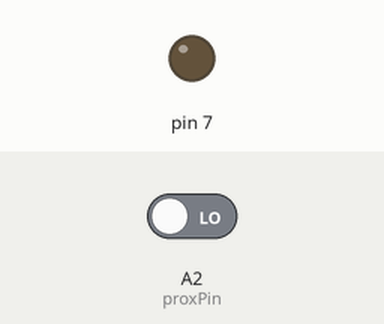
Bench run of a sketch on a simulated Arduino Uno, built with avr-gcc and run on an emulated ATmega328P. Parts: output pins drawn as LEDs (lit = HIGH). Inputs (shaded band) come from the test bench; at power-on: A2 (proxPin) LOW.

Above: at 1.2 s.
1.3 s: A2 (proxPin) driven HIGH
At 2.0 s:
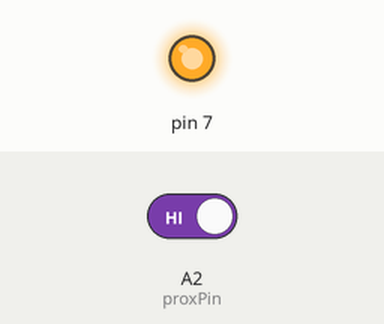
2.8 s: A2 (proxPin) driven LOW
At 3.1 s:
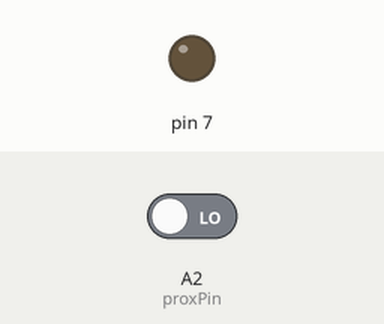
Timing chart, 0 to 5.8 s (numbered marks = the images above; inputs shaded):
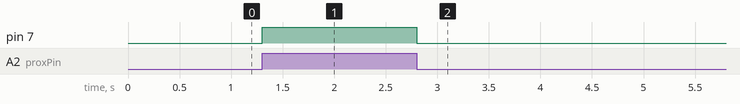

The sketch:

q2.ino
```cpp
int proxPin = A2;
int buttonState = 0;

void setup() {
  pinMode(7, OUTPUT);
  pinMode(proxPin, INPUT);
}

void loop() {
  buttonState = digitalRead(proxPin);

  // check if the pushbutton is pressed. If it is, the buttonState is HIGH:
  if (buttonState == HIGH) {
    // turn LED on:
    digitalWrite(7, HIGH);
  } else {
    // turn LED off:
    digitalWrite(7, LOW);
  }
  delay(100);
}
```

Measured:
- after the input at 1.3 s, pin 7: LOW → HIGH at once
- after the input at 2.8 s, pin 7: HIGH → LOW at once
